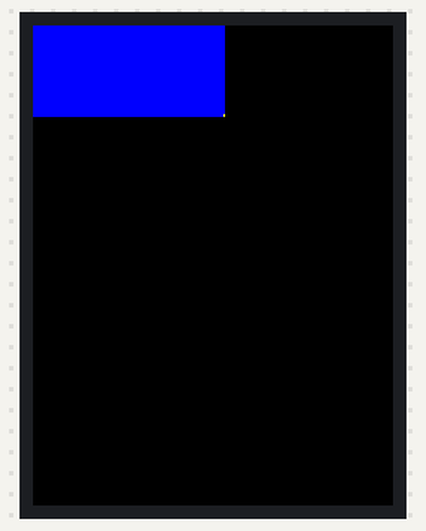
A sketch run on a simulated ESP32. Parts: 240×320 colour display.

Above: at 0.26 s.
At 0.93 s:
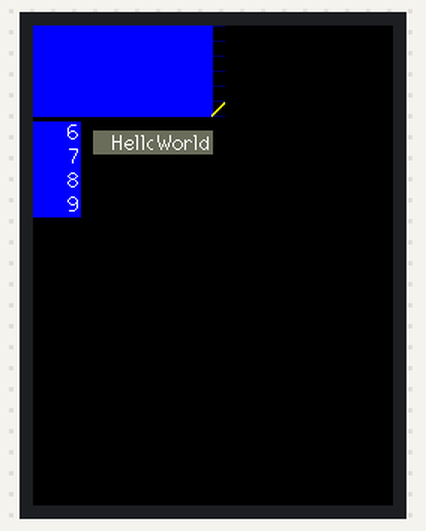
At 10.61 s:
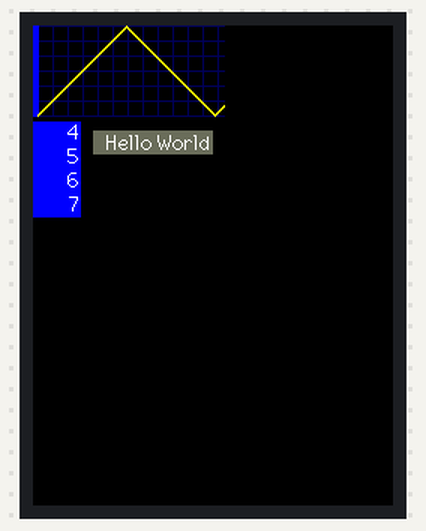
At 20.28 s:
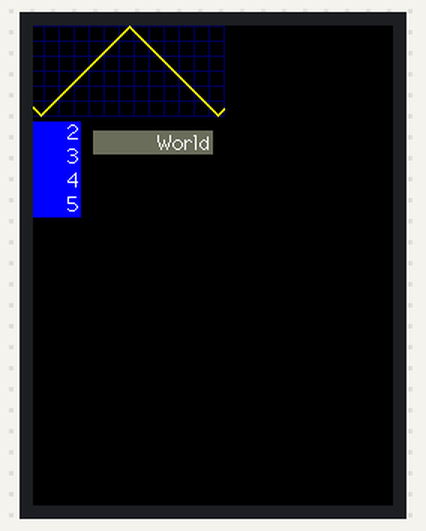
At 30.13 s:
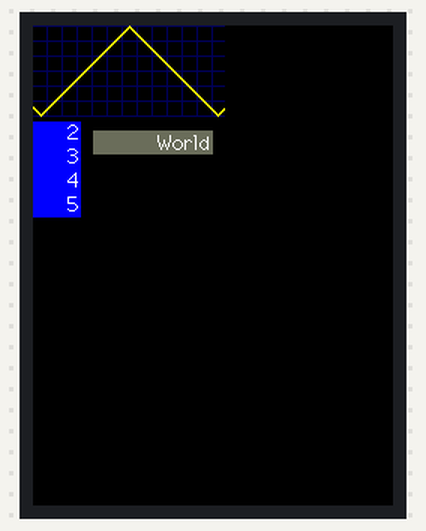
At 39.94 s:
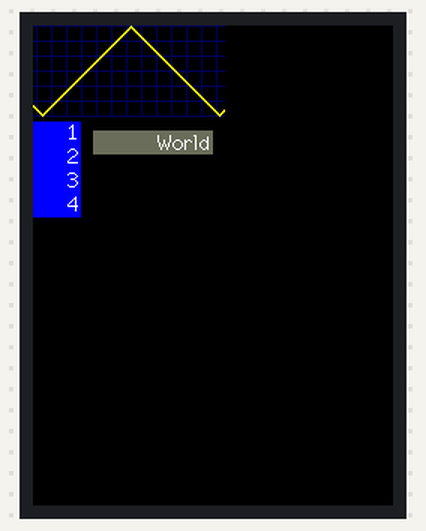

The sketch:

Sprite_scroll.ino
```cpp
/*
  Sketch to show scrolling of the graphics in sprites.
  Scrolling in this way moves the pixels in a defined rectangle
  within the Sprite. By default the whole sprite is scrolled.
  The gap left by scrolling is filled with a defined colour.

  Example for library:
  https://github.com/Bodmer/TFT_eSPI

  A Sprite is notionally an invisible graphics screen that is
  kept in the processors RAM. Graphics can be drawn into the
  Sprite just as it can be drawn directly to the screen. Once
  the Sprite is completed it can be plotted onto the screen in
  any position. If there is sufficient RAM then the Sprite can
  be the same size as the screen and used as a frame buffer.

  A 16 bit Sprite occupies (2 * width * height) bytes in RAM.

  An 8 bit Sprite occupies (width * height) bytes in RAM.

*/

#include <TFT_eSPI.h>

TFT_eSPI tft = TFT_eSPI();

TFT_eSprite graph1 = TFT_eSprite(&tft); // Sprite object graph1

TFT_eSprite stext1 = TFT_eSprite(&tft); // Sprite object stext1

TFT_eSprite stext2 = TFT_eSprite(&tft); // Sprite object stext2

int graphVal = 1;
int delta = 1;
int grid = 0;
int tcount = 0;

//==========================================================================================
void setup() {
  tft.init();
  tft.fillScreen(TFT_BLACK);

  // Create a sprite for the graph
  graph1.setColorDepth(8);
  graph1.createSprite(128, 61);
  graph1.fillSprite(TFT_BLUE); // Note: Sprite is filled with black when created

  // The scroll area is set to the full sprite size upon creation of the sprite
  // but we can change that by defining a smaller area using "setScrollRect()"if needed
  // parameters are x,y,w,h,color as in drawRect(), the color fills the gap left by scrolling
  //graph1.setScrollRect(64, 0, 64, 61, TFT_DARKGREY);  // Try this line to change the graph scroll area

  // Create a sprite for the scrolling numbers
  stext1.setColorDepth(8);
  stext1.createSprite(32, 64);
  stext1.fillSprite(TFT_BLUE); // Fill sprite with blue
  stext1.setScrollRect(0, 0, 32, 64, TFT_BLUE);     // here we set scroll gap fill color to blue
  stext1.setTextColor(TFT_WHITE); // White text, no background
  stext1.setTextDatum(BR_DATUM);  // Bottom right coordinate datum

  // Create a sprite for Hello World
  stext2.setColorDepth(8);
  stext2.createSprite(80, 16);
  stext2.fillSprite(TFT_DARKGREY);
  stext2.setScrollRect(0, 0, 40, 16, TFT_DARKGREY); // Scroll the "Hello" in the first 40 pixels
  stext2.setTextColor(TFT_WHITE); // White text, no background
}

//==========================================================================================
void loop() {
  // Draw point in graph1 sprite at far right edge (this will scroll left later)
  graph1.drawFastVLine(127,60-graphVal,2,TFT_YELLOW); // draw 2 pixel point on graph

  // Draw number in stext1 sprite at 31,63 (bottom right datum set)
  stext1.drawNumber(graphVal, 31, 63, 2); // plot value in font 2

  // Push the sprites onto the TFT at specified coordinates
  graph1.pushSprite(0, 0);
  stext1.pushSprite(0, 64);
  stext2.pushSprite(40, 70);

  // Change the value to plot
  graphVal+=delta;

  // If the value reaches a limit, then change delta of value
  if (graphVal >= 60)     delta = -1;  // ramp down value
  else if (graphVal <= 1) delta = +1;  // ramp up value

  delay(50); // wait so things do not scroll too fast

  // Now scroll the sprites scroll(dt, dy) where:
  // dx is pixels to scroll, left = negative value, right = positive value
  // dy is pixels to scroll, up = negative value, down = positive value
  graph1.scroll(-1, 0); // scroll graph 1 pixel left, 0 up/down
  stext1.scroll(0,-16); // scroll stext 0 pixels left/right, 16 up
  stext2.scroll(1);     // scroll stext 1 pixel right, up/down default is 0

  // Draw the grid on far right edge of sprite as graph has now moved 1 pixel left
  grid++;
  if (grid >= 10)
  { // Draw a vertical line if we have scrolled 10 times (10 pixels)
    grid = 0;
    graph1.drawFastVLine(127, 0, 61, TFT_NAVY); // draw line on graph
  }
  else
  { // Otherwise draw points spaced 10 pixels for the horizontal grid lines
    for (int p = 0; p <= 60; p += 10) graph1.drawPixel(127, p, TFT_NAVY);
  }

  tcount--;
  if (tcount <=0)
  { // If we have scrolled 40 pixels the redraw text
    tcount = 40;
    stext2.drawString("Hello World", 6, 0, 2); // draw at 6,0 in sprite, font 2
  }

} // Loop back and do it all again
//==========================================================================================
```
